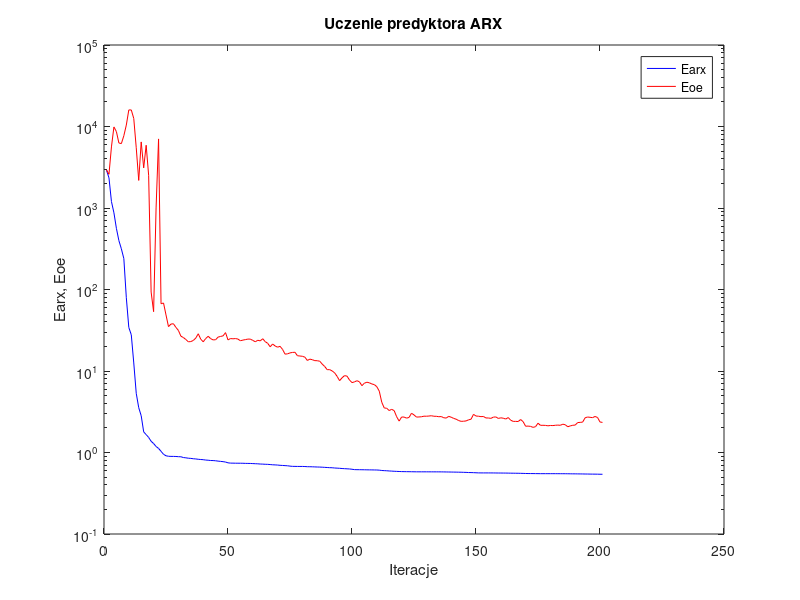
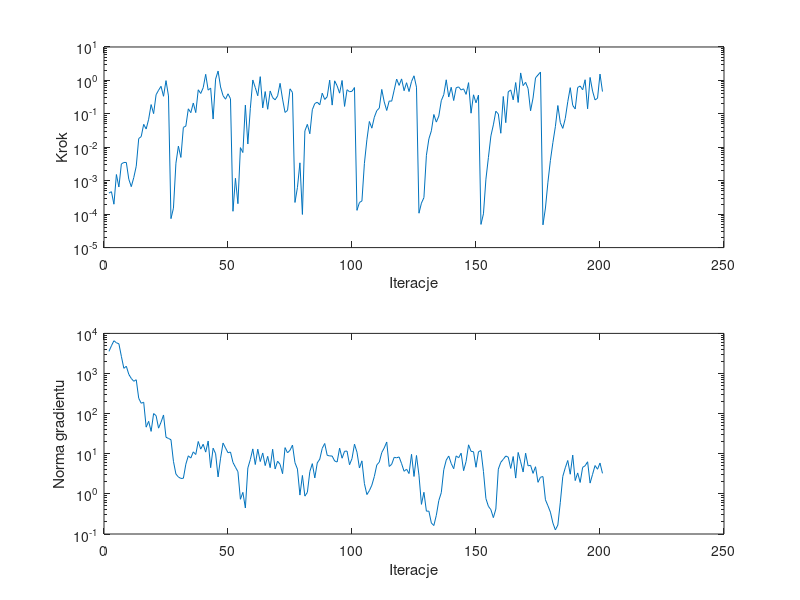

The MATLAB source for these figures, in order:
%uczenie predyktora arx
clear all;
n=0; farx(n+1)=2.910361e+003; foe(n+1)=2.950651e+003; wspucz(n+1)=0.000000e+000; ng(n+1)=0.000000e+000;
%odnowa zmiennej metryki
n=1; farx(n+1)=2.347001e+003; foe(n+1)=2.590004e+003; krok(n+1)=4.270496e-004; ng(n+1)=3.567124e+003;
n=2; farx(n+1)=1.200644e+003; foe(n+1)=5.620387e+003; krok(n+1)=4.698128e-004; ng(n+1)=4.915613e+003;
n=3; farx(n+1)=8.731128e+002; foe(n+1)=9.882337e+003; krok(n+1)=1.985317e-004; ng(n+1)=6.565029e+003;
n=4; farx(n+1)=5.624177e+002; foe(n+1)=8.653136e+003; krok(n+1)=1.532691e-003; ng(n+1)=5.831188e+003;
n=5; farx(n+1)=3.981601e+002; foe(n+1)=6.278401e+003; krok(n+1)=6.497382e-004; ng(n+1)=5.511317e+003;
n=6; farx(n+1)=3.157417e+002; foe(n+1)=6.168262e+003; krok(n+1)=3.174920e-003; ng(n+1)=2.685925e+003;
n=7; farx(n+1)=2.394752e+002; foe(n+1)=7.707087e+003; krok(n+1)=3.516052e-003; ng(n+1)=1.348056e+003;
n=8; farx(n+1)=7.926600e+001; foe(n+1)=1.042362e+004; krok(n+1)=3.516052e-003; ng(n+1)=1.517677e+003;
n=9; farx(n+1)=3.422529e+001; foe(n+1)=1.596965e+004; krok(n+1)=1.106947e-003; ng(n+1)=9.523938e+002;
n=10; farx(n+1)=2.783790e+001; foe(n+1)=1.596618e+004; krok(n+1)=6.650130e-004; ng(n+1)=7.533452e+002;
n=11; farx(n+1)=1.255759e+001; foe(n+1)=1.255037e+004; krok(n+1)=1.241080e-003; ng(n+1)=6.416444e+002;
n=12; farx(n+1)=5.323208e+000; foe(n+1)=5.485202e+003; krok(n+1)=2.716773e-003; ng(n+1)=6.986285e+002;
n=13; farx(n+1)=3.548438e+000; foe(n+1)=2.180683e+003; krok(n+1)=1.830045e-002; ng(n+1)=2.410789e+002;
n=14; farx(n+1)=2.824121e+000; foe(n+1)=6.469543e+003; krok(n+1)=2.085811e-002; ng(n+1)=1.815758e+002;
n=15; farx(n+1)=1.789961e+000; foe(n+1)=3.104888e+003; krok(n+1)=4.858193e-002; ng(n+1)=1.925115e+002;
n=16; farx(n+1)=1.658313e+000; foe(n+1)=5.890570e+003; krok(n+1)=3.522595e-002; ng(n+1)=4.603345e+001;
n=17; farx(n+1)=1.530570e+000; foe(n+1)=2.516425e+003; krok(n+1)=6.900644e-002; ng(n+1)=6.433974e+001;
n=18; farx(n+1)=1.373352e+000; foe(n+1)=9.315272e+001; krok(n+1)=1.892883e-001; ng(n+1)=3.612308e+001;
n=19; farx(n+1)=1.287730e+000; foe(n+1)=5.346861e+001; krok(n+1)=1.015974e-001; ng(n+1)=1.003209e+002;
n=20; farx(n+1)=1.185007e+000; foe(n+1)=1.001878e+003; krok(n+1)=3.730916e-001; ng(n+1)=8.934265e+001;
n=21; farx(n+1)=1.121830e+000; foe(n+1)=7.041423e+003; krok(n+1)=5.086203e-001; ng(n+1)=4.344666e+001;
n=22; farx(n+1)=1.034102e+000; foe(n+1)=6.682068e+001; krok(n+1)=6.674447e-001; ng(n+1)=6.117683e+001;
n=23; farx(n+1)=9.504660e-001; foe(n+1)=6.830828e+001; krok(n+1)=3.355407e-001; ng(n+1)=9.259921e+001;
n=24; farx(n+1)=9.117802e-001; foe(n+1)=4.875942e+001; krok(n+1)=9.859540e-001; ng(n+1)=2.580233e+001;
n=25; farx(n+1)=8.989224e-001; foe(n+1)=3.502865e+001; krok(n+1)=3.435737e-001; ng(n+1)=2.405893e+001;
%odnowa zmiennej metryki
n=26; farx(n+1)=8.960688e-001; foe(n+1)=3.765785e+001; krok(n+1)=7.338792e-005; ng(n+1)=2.238426e+001;
n=27; farx(n+1)=8.956802e-001; foe(n+1)=3.801240e+001; krok(n+1)=1.509575e-004; ng(n+1)=6.482526e+000;
n=28; farx(n+1)=8.936880e-001; foe(n+1)=3.427771e+001; krok(n+1)=3.340564e-003; ng(n+1)=3.120528e+000;
n=29; farx(n+1)=8.884269e-001; foe(n+1)=3.149107e+001; krok(n+1)=1.082825e-002; ng(n+1)=2.631174e+000;
n=30; farx(n+1)=8.867737e-001; foe(n+1)=2.674542e+001; krok(n+1)=4.974973e-003; ng(n+1)=2.426741e+000;
n=31; farx(n+1)=8.676099e-001; foe(n+1)=2.575936e+001; krok(n+1)=3.933136e-002; ng(n+1)=2.446773e+000;
n=32; farx(n+1)=8.604824e-001; foe(n+1)=2.435457e+001; krok(n+1)=4.305393e-002; ng(n+1)=5.495451e+000;
n=33; farx(n+1)=8.509571e-001; foe(n+1)=2.282375e+001; krok(n+1)=1.414327e-001; ng(n+1)=8.891894e+000;
n=34; farx(n+1)=8.468672e-001; foe(n+1)=2.296276e+001; krok(n+1)=1.084302e-001; ng(n+1)=7.811548e+000;
n=35; farx(n+1)=8.385080e-001; foe(n+1)=2.369038e+001; krok(n+1)=2.106628e-001; ng(n+1)=1.114939e+001;
n=36; farx(n+1)=8.335390e-001; foe(n+1)=2.535394e+001; krok(n+1)=1.091056e-001; ng(n+1)=9.580185e+000;
n=37; farx(n+1)=8.256872e-001; foe(n+1)=2.863472e+001; krok(n+1)=5.242150e-001; ng(n+1)=2.022474e+001;
n=38; farx(n+1)=8.205092e-001; foe(n+1)=2.460585e+001; krok(n+1)=4.063898e-001; ng(n+1)=1.304864e+001;
n=39; farx(n+1)=8.166737e-001; foe(n+1)=2.281244e+001; krok(n+1)=6.063266e-001; ng(n+1)=1.724344e+001;
n=40; farx(n+1)=8.079085e-001; foe(n+1)=2.500897e+001; krok(n+1)=1.522162e+000; ng(n+1)=1.099171e+001;
n=41; farx(n+1)=8.040346e-001; foe(n+1)=2.667547e+001; krok(n+1)=5.122170e-001; ng(n+1)=2.077057e+001;
n=42; farx(n+1)=7.976334e-001; foe(n+1)=2.496776e+001; krok(n+1)=5.902321e-001; ng(n+1)=4.495614e+000;
n=43; farx(n+1)=7.965353e-001; foe(n+1)=2.406645e+001; krok(n+1)=6.995615e-002; ng(n+1)=1.378112e+001;
n=44; farx(n+1)=7.916432e-001; foe(n+1)=2.419229e+001; krok(n+1)=1.096368e+000; ng(n+1)=1.002563e+001;
n=45; farx(n+1)=7.840781e-001; foe(n+1)=2.605569e+001; krok(n+1)=1.905355e+000; ng(n+1)=2.645120e+000;
n=46; farx(n+1)=7.781623e-001; foe(n+1)=2.654866e+001; krok(n+1)=6.367965e-001; ng(n+1)=7.751913e+000;
n=47; farx(n+1)=7.724529e-001; foe(n+1)=2.698115e+001; krok(n+1)=3.505976e-001; ng(n+1)=1.851077e+001;
n=48; farx(n+1)=7.636376e-001; foe(n+1)=2.956973e+001; krok(n+1)=2.740921e-001; ng(n+1)=1.393262e+001;
n=49; farx(n+1)=7.471093e-001; foe(n+1)=2.406964e+001; krok(n+1)=3.985391e-001; ng(n+1)=1.060571e+001;
n=50; farx(n+1)=7.408910e-001; foe(n+1)=2.502396e+001; krok(n+1)=2.828655e-001; ng(n+1)=1.103986e+001;
%odnowa zmiennej metryki
n=51; farx(n+1)=7.405275e-001; foe(n+1)=2.482729e+001; krok(n+1)=1.220198e-004; ng(n+1)=6.082127e+000;
n=52; farx(n+1)=7.390400e-001; foe(n+1)=2.501333e+001; krok(n+1)=1.184603e-003; ng(n+1)=4.623493e+000;
n=53; farx(n+1)=7.388787e-001; foe(n+1)=2.466302e+001; krok(n+1)=2.057254e-004; ng(n+1)=3.576901e+000;
n=54; farx(n+1)=7.384587e-001; foe(n+1)=2.349663e+001; krok(n+1)=9.787859e-003; ng(n+1)=7.342455e-001;
n=55; farx(n+1)=7.378324e-001; foe(n+1)=2.395071e+001; krok(n+1)=6.971205e-003; ng(n+1)=1.091577e+000;
n=56; farx(n+1)=7.354948e-001; foe(n+1)=2.426829e+001; krok(n+1)=1.827549e-001; ng(n+1)=4.448225e-001;
n=57; farx(n+1)=7.347312e-001; foe(n+1)=2.463791e+001; krok(n+1)=1.254988e-002; ng(n+1)=4.419006e+000;
n=58; farx(n+1)=7.338788e-001; foe(n+1)=2.461147e+001; krok(n+1)=1.438191e-001; ng(n+1)=7.181345e+000;
n=59; farx(n+1)=7.313151e-001; foe(n+1)=2.375343e+001; krok(n+1)=1.031099e+000; ng(n+1)=1.321284e+001;
n=60; farx(n+1)=7.287036e-001; foe(n+1)=2.283579e+001; krok(n+1)=6.115403e-001; ng(n+1)=5.393119e+000;
n=61; farx(n+1)=7.265503e-001; foe(n+1)=2.382431e+001; krok(n+1)=3.477470e-001; ng(n+1)=1.298423e+001;
n=62; farx(n+1)=7.220746e-001; foe(n+1)=2.343147e+001; krok(n+1)=1.295594e+000; ng(n+1)=6.403418e+000;
n=63; farx(n+1)=7.202653e-001; foe(n+1)=2.488099e+001; krok(n+1)=1.511586e-001; ng(n+1)=1.046657e+001;
n=64; farx(n+1)=7.170749e-001; foe(n+1)=2.292388e+001; krok(n+1)=4.641165e-001; ng(n+1)=5.070160e+000;
n=65; farx(n+1)=7.156925e-001; foe(n+1)=2.187440e+001; krok(n+1)=1.370460e-001; ng(n+1)=8.629098e+000;
n=66; farx(n+1)=7.115389e-001; foe(n+1)=1.982500e+001; krok(n+1)=4.837349e-001; ng(n+1)=4.505748e+000;
n=67; farx(n+1)=7.067160e-001; foe(n+1)=2.143539e+001; krok(n+1)=3.060754e-001; ng(n+1)=1.295615e+001;
n=68; farx(n+1)=7.045880e-001; foe(n+1)=2.028861e+001; krok(n+1)=2.625380e-001; ng(n+1)=4.179507e+000;
n=69; farx(n+1)=7.014530e-001; foe(n+1)=1.960040e+001; krok(n+1)=3.450079e-001; ng(n+1)=6.533694e+000;
n=70; farx(n+1)=6.963333e-001; foe(n+1)=2.009000e+001; krok(n+1)=8.181022e-001; ng(n+1)=5.435674e+000;
n=71; farx(n+1)=6.934835e-001; foe(n+1)=1.839974e+001; krok(n+1)=2.767539e-001; ng(n+1)=3.186984e+000;
n=72; farx(n+1)=6.902155e-001; foe(n+1)=1.610670e+001; krok(n+1)=1.101559e-001; ng(n+1)=1.422335e+001;
n=73; farx(n+1)=6.872900e-001; foe(n+1)=1.624054e+001; krok(n+1)=1.269153e-001; ng(n+1)=1.056367e+001;
n=74; farx(n+1)=6.805828e-001; foe(n+1)=1.667532e+001; krok(n+1)=5.600723e-001; ng(n+1)=1.220165e+001;
n=75; farx(n+1)=6.760800e-001; foe(n+1)=1.689610e+001; krok(n+1)=4.363377e-001; ng(n+1)=1.647378e+001;
%odnowa zmiennej metryki
n=76; farx(n+1)=6.755412e-001; foe(n+1)=1.697499e+001; krok(n+1)=2.239059e-004; ng(n+1)=5.999847e+000;
n=77; farx(n+1)=6.747642e-001; foe(n+1)=1.539645e+001; krok(n+1)=6.277808e-004; ng(n+1)=4.154460e+000;
n=78; farx(n+1)=6.745768e-001; foe(n+1)=1.527094e+001; krok(n+1)=3.427028e-003; ng(n+1)=9.336083e-001;
n=79; farx(n+1)=6.745341e-001; foe(n+1)=1.515846e+001; krok(n+1)=9.798800e-005; ng(n+1)=2.881833e+000;
n=80; farx(n+1)=6.730129e-001; foe(n+1)=1.477939e+001; krok(n+1)=3.096333e-002; ng(n+1)=8.787427e-001;
n=81; farx(n+1)=6.695633e-001; foe(n+1)=1.347131e+001; krok(n+1)=4.852216e-002; ng(n+1)=1.090036e+000;
n=82; farx(n+1)=6.691026e-001; foe(n+1)=1.398699e+001; krok(n+1)=2.541206e-002; ng(n+1)=3.609634e+000;
n=83; farx(n+1)=6.677414e-001; foe(n+1)=1.376094e+001; krok(n+1)=1.329187e-001; ng(n+1)=5.671001e+000;
n=84; farx(n+1)=6.657540e-001; foe(n+1)=1.340307e+001; krok(n+1)=2.039901e-001; ng(n+1)=2.501616e+000;
n=85; farx(n+1)=6.638161e-001; foe(n+1)=1.337770e+001; krok(n+1)=2.230612e-001; ng(n+1)=5.928310e+000;
n=86; farx(n+1)=6.626273e-001; foe(n+1)=1.317273e+001; krok(n+1)=1.865458e-001; ng(n+1)=7.337305e+000;
n=87; farx(n+1)=6.601971e-001; foe(n+1)=1.214900e+001; krok(n+1)=4.158012e-001; ng(n+1)=1.367434e+001;
n=88; farx(n+1)=6.572675e-001; foe(n+1)=1.135388e+001; krok(n+1)=2.693452e-001; ng(n+1)=1.803332e+001;
n=89; farx(n+1)=6.544474e-001; foe(n+1)=1.037861e+001; krok(n+1)=3.262230e-001; ng(n+1)=9.120879e+000;
n=90; farx(n+1)=6.513272e-001; foe(n+1)=1.039666e+001; krok(n+1)=1.020283e+000; ng(n+1)=8.844456e+000;
n=91; farx(n+1)=6.501444e-001; foe(n+1)=1.001888e+001; krok(n+1)=1.827549e-001; ng(n+1)=8.774236e+000;
n=92; farx(n+1)=6.453950e-001; foe(n+1)=9.490735e+000; krok(n+1)=9.725754e-001; ng(n+1)=6.609781e+000;
n=93; farx(n+1)=6.428946e-001; foe(n+1)=8.586935e+000; krok(n+1)=6.888628e-001; ng(n+1)=6.224067e+000;
n=94; farx(n+1)=6.399958e-001; foe(n+1)=7.609797e+000; krok(n+1)=4.158012e-001; ng(n+1)=1.380384e+001;
n=95; farx(n+1)=6.360232e-001; foe(n+1)=8.262494e+000; krok(n+1)=9.959478e-001; ng(n+1)=7.736435e+000;
n=96; farx(n+1)=6.333436e-001; foe(n+1)=8.777062e+000; krok(n+1)=1.668612e-001; ng(n+1)=1.154448e+001;
n=97; farx(n+1)=6.306684e-001; foe(n+1)=8.648195e+000; krok(n+1)=5.281352e-001; ng(n+1)=1.164897e+001;
n=98; farx(n+1)=6.282686e-001; foe(n+1)=7.740505e+000; krok(n+1)=4.587901e-001; ng(n+1)=5.315457e+000;
n=99; farx(n+1)=6.230369e-001; foe(n+1)=7.204777e+000; krok(n+1)=4.726961e-001; ng(n+1)=7.595896e+000;
n=100; farx(n+1)=6.166145e-001; foe(n+1)=7.353617e+000; krok(n+1)=6.122388e-001; ng(n+1)=1.735929e+001;
%odnowa zmiennej metryki
n=101; farx(n+1)=6.155630e-001; foe(n+1)=7.603121e+000; krok(n+1)=1.300621e-004; ng(n+1)=1.096223e+001;
n=102; farx(n+1)=6.152333e-001; foe(n+1)=7.365480e+000; krok(n+1)=2.232764e-004; ng(n+1)=4.416456e+000;
n=103; farx(n+1)=6.145781e-001; foe(n+1)=6.610047e+000; krok(n+1)=2.478815e-004; ng(n+1)=6.657663e+000;
n=104; farx(n+1)=6.139343e-001; foe(n+1)=7.090927e+000; krok(n+1)=3.303309e-003; ng(n+1)=1.807022e+000;
n=105; farx(n+1)=6.129111e-001; foe(n+1)=7.284435e+000; krok(n+1)=1.672561e-002; ng(n+1)=9.618360e-001;
n=106; farx(n+1)=6.122744e-001; foe(n+1)=7.165253e+000; krok(n+1)=5.918252e-002; ng(n+1)=1.202650e+000;
n=107; farx(n+1)=6.116689e-001; foe(n+1)=6.931650e+000; krok(n+1)=3.731451e-002; ng(n+1)=1.647926e+000;
n=108; farx(n+1)=6.108028e-001; foe(n+1)=6.806092e+000; krok(n+1)=7.925655e-002; ng(n+1)=2.708318e+000;
n=109; farx(n+1)=6.100427e-001; foe(n+1)=6.423397e+000; krok(n+1)=1.251841e-001; ng(n+1)=5.263902e+000;
n=110; farx(n+1)=6.073779e-001; foe(n+1)=5.657089e+000; krok(n+1)=1.484981e-001; ng(n+1)=6.187559e+000;
n=111; farx(n+1)=6.016416e-001; foe(n+1)=4.131457e+000; krok(n+1)=5.378226e-001; ng(n+1)=1.072491e+001;
n=112; farx(n+1)=5.990600e-001; foe(n+1)=3.518984e+000; krok(n+1)=2.272257e-001; ng(n+1)=1.398663e+001;
n=113; farx(n+1)=5.968676e-001; foe(n+1)=3.490794e+000; krok(n+1)=1.261335e-001; ng(n+1)=1.962257e+001;
n=114; farx(n+1)=5.935817e-001; foe(n+1)=3.271586e+000; krok(n+1)=2.427388e-001; ng(n+1)=4.822345e+000;
n=115; farx(n+1)=5.911986e-001; foe(n+1)=3.388587e+000; krok(n+1)=2.394184e-001; ng(n+1)=5.462640e+000;
n=116; farx(n+1)=5.885802e-001; foe(n+1)=3.263932e+000; krok(n+1)=5.115815e-001; ng(n+1)=8.135417e+000;
n=117; farx(n+1)=5.866835e-001; foe(n+1)=2.748183e+000; krok(n+1)=1.096368e+000; ng(n+1)=7.937135e+000;
n=118; farx(n+1)=5.848668e-001; foe(n+1)=2.429658e+000; krok(n+1)=7.101669e-001; ng(n+1)=8.322947e+000;
n=119; farx(n+1)=5.831364e-001; foe(n+1)=2.724652e+000; krok(n+1)=1.109668e+000; ng(n+1)=5.660834e+000;
n=120; farx(n+1)=5.825231e-001; foe(n+1)=2.721959e+000; krok(n+1)=4.930774e-001; ng(n+1)=3.656033e+000;
n=121; farx(n+1)=5.818503e-001; foe(n+1)=2.641473e+000; krok(n+1)=8.536620e-001; ng(n+1)=4.124427e+000;
n=122; farx(n+1)=5.815191e-001; foe(n+1)=2.692923e+000; krok(n+1)=4.641165e-001; ng(n+1)=3.212001e+000;
n=123; farx(n+1)=5.808513e-001; foe(n+1)=3.032416e+000; krok(n+1)=9.270274e-001; ng(n+1)=9.695821e+000;
n=124; farx(n+1)=5.801047e-001; foe(n+1)=2.891972e+000; krok(n+1)=1.374295e+000; ng(n+1)=2.717231e+000;
n=125; farx(n+1)=5.794890e-001; foe(n+1)=2.720625e+000; krok(n+1)=6.287558e-001; ng(n+1)=9.069141e+000;
%odnowa zmiennej metryki
n=126; farx(n+1)=5.794121e-001; foe(n+1)=2.730276e+000; krok(n+1)=1.067624e-004; ng(n+1)=2.923480e+000;
n=127; farx(n+1)=5.794071e-001; foe(n+1)=2.745113e+000; krok(n+1)=2.141564e-004; ng(n+1)=5.480333e-001;
n=128; farx(n+1)=5.793876e-001; foe(n+1)=2.790790e+000; krok(n+1)=3.125285e-004; ng(n+1)=1.095882e+000;
n=129; farx(n+1)=5.793323e-001; foe(n+1)=2.785849e+000; krok(n+1)=5.770731e-003; ng(n+1)=3.708925e-001;
n=130; farx(n+1)=5.791488e-001; foe(n+1)=2.802044e+000; krok(n+1)=1.785641e-002; ng(n+1)=3.713986e-001;
n=131; farx(n+1)=5.790930e-001; foe(n+1)=2.826000e+000; krok(n+1)=3.112854e-002; ng(n+1)=1.880587e-001;
n=132; farx(n+1)=5.789551e-001; foe(n+1)=2.784407e+000; krok(n+1)=9.571557e-002; ng(n+1)=1.625127e-001;
n=133; farx(n+1)=5.788577e-001; foe(n+1)=2.781989e+000; krok(n+1)=5.671128e-002; ng(n+1)=2.928941e-001;
n=134; farx(n+1)=5.787814e-001; foe(n+1)=2.748233e+000; krok(n+1)=8.571529e-002; ng(n+1)=6.817636e-001;
n=135; farx(n+1)=5.784534e-001; foe(n+1)=2.761406e+000; krok(n+1)=2.477256e-001; ng(n+1)=1.072908e+000;
n=136; farx(n+1)=5.779385e-001; foe(n+1)=2.670626e+000; krok(n+1)=3.749470e-001; ng(n+1)=3.990772e+000;
n=137; farx(n+1)=5.771202e-001; foe(n+1)=2.644655e+000; krok(n+1)=1.043878e+000; ng(n+1)=6.945388e+000;
n=138; farx(n+1)=5.764649e-001; foe(n+1)=2.779667e+000; krok(n+1)=3.185792e-001; ng(n+1)=8.784412e+000;
n=139; farx(n+1)=5.757165e-001; foe(n+1)=2.708461e+000; krok(n+1)=6.239201e-001; ng(n+1)=5.735152e+000;
n=140; farx(n+1)=5.749461e-001; foe(n+1)=2.621683e+000; krok(n+1)=2.504009e-001; ng(n+1)=4.232184e+000;
n=141; farx(n+1)=5.743564e-001; foe(n+1)=2.561749e+000; krok(n+1)=6.046342e-001; ng(n+1)=8.847433e+000;
n=142; farx(n+1)=5.734349e-001; foe(n+1)=2.466450e+000; krok(n+1)=6.400584e-001; ng(n+1)=7.946928e+000;
n=143; farx(n+1)=5.728009e-001; foe(n+1)=2.412181e+000; krok(n+1)=5.178922e-001; ng(n+1)=1.033336e+001;
n=144; farx(n+1)=5.710902e-001; foe(n+1)=2.420244e+000; krok(n+1)=5.600723e-001; ng(n+1)=3.788320e+000;
n=145; farx(n+1)=5.702431e-001; foe(n+1)=2.440068e+000; krok(n+1)=3.825314e-001; ng(n+1)=6.440027e+000;
n=146; farx(n+1)=5.677659e-001; foe(n+1)=2.517370e+000; krok(n+1)=8.576098e-001; ng(n+1)=1.670955e+001;
n=147; farx(n+1)=5.671936e-001; foe(n+1)=2.560382e+000; krok(n+1)=1.046893e-001; ng(n+1)=1.147306e+001;
n=148; farx(n+1)=5.658881e-001; foe(n+1)=2.939294e+000; krok(n+1)=3.713045e-001; ng(n+1)=1.124895e+001;
n=149; farx(n+1)=5.640642e-001; foe(n+1)=2.803003e+000; krok(n+1)=2.144024e-001; ng(n+1)=4.608307e+000;
n=150; farx(n+1)=5.622982e-001; foe(n+1)=2.787249e+000; krok(n+1)=3.644735e-001; ng(n+1)=1.126768e+001;
%odnowa zmiennej metryki
n=151; farx(n+1)=5.618589e-001; foe(n+1)=2.754903e+000; krok(n+1)=4.937118e-005; ng(n+1)=1.200792e+001;
n=152; farx(n+1)=5.617947e-001; foe(n+1)=2.766998e+000; krok(n+1)=1.022356e-004; ng(n+1)=3.628444e+000;
n=153; farx(n+1)=5.617585e-001; foe(n+1)=2.653342e+000; krok(n+1)=1.116025e-003; ng(n+1)=7.623955e-001;
n=154; farx(n+1)=5.616918e-001; foe(n+1)=2.652601e+000; krok(n+1)=4.938447e-003; ng(n+1)=4.904206e-001;
n=155; farx(n+1)=5.615247e-001; foe(n+1)=2.622164e+000; krok(n+1)=2.183177e-002; ng(n+1)=4.037210e-001;
n=156; farx(n+1)=5.613518e-001; foe(n+1)=2.717091e+000; krok(n+1)=4.681906e-002; ng(n+1)=2.560754e-001;
n=157; farx(n+1)=5.607086e-001; foe(n+1)=2.733262e+000; krok(n+1)=1.199487e-001; ng(n+1)=4.187893e-001;
n=158; farx(n+1)=5.602222e-001; foe(n+1)=2.618057e+000; krok(n+1)=9.907791e-002; ng(n+1)=4.137125e+000;
n=159; farx(n+1)=5.599490e-001; foe(n+1)=2.664955e+000; krok(n+1)=2.629130e-002; ng(n+1)=6.137996e+000;
n=160; farx(n+1)=5.595277e-001; foe(n+1)=2.634808e+000; krok(n+1)=3.311156e-001; ng(n+1)=7.267102e+000;
n=161; farx(n+1)=5.592787e-001; foe(n+1)=2.574030e+000; krok(n+1)=5.454222e-002; ng(n+1)=8.786436e+000;
n=162; farx(n+1)=5.585586e-001; foe(n+1)=2.684713e+000; krok(n+1)=4.556164e-001; ng(n+1)=8.240168e+000;
n=163; farx(n+1)=5.576337e-001; foe(n+1)=2.489737e+000; krok(n+1)=5.191100e-001; ng(n+1)=4.312016e+000;
n=164; farx(n+1)=5.572290e-001; foe(n+1)=2.409191e+000; krok(n+1)=2.624788e-001; ng(n+1)=8.537129e+000;
n=165; farx(n+1)=5.565854e-001; foe(n+1)=2.409659e+000; krok(n+1)=8.635342e-001; ng(n+1)=2.477109e+000;
n=166; farx(n+1)=5.562252e-001; foe(n+1)=2.399501e+000; krok(n+1)=2.193298e-001; ng(n+1)=1.078238e+001;
n=167; farx(n+1)=5.551590e-001; foe(n+1)=2.538276e+000; krok(n+1)=1.675028e+000; ng(n+1)=6.320089e+000;
n=168; farx(n+1)=5.541080e-001; foe(n+1)=2.389664e+000; krok(n+1)=6.986165e-001; ng(n+1)=3.513246e+000;
n=169; farx(n+1)=5.527868e-001; foe(n+1)=2.100858e+000; krok(n+1)=8.773192e-001; ng(n+1)=1.033526e+001;
n=170; farx(n+1)=5.520004e-001; foe(n+1)=2.109323e+000; krok(n+1)=5.695627e-001; ng(n+1)=4.992413e+000;
n=171; farx(n+1)=5.516270e-001; foe(n+1)=2.092534e+000; krok(n+1)=1.237945e-001; ng(n+1)=5.157509e+000;
n=172; farx(n+1)=5.514193e-001; foe(n+1)=2.035015e+000; krok(n+1)=2.974827e-001; ng(n+1)=3.242507e+000;
n=173; farx(n+1)=5.508662e-001; foe(n+1)=2.073098e+000; krok(n+1)=1.191322e+000; ng(n+1)=4.750142e+000;
n=174; farx(n+1)=5.504551e-001; foe(n+1)=2.286666e+000; krok(n+1)=1.454604e+000; ng(n+1)=1.941380e+000;
n=175; farx(n+1)=5.499440e-001; foe(n+1)=2.154053e+000; krok(n+1)=1.778590e+000; ng(n+1)=2.605541e+000;
%odnowa zmiennej metryki
n=176; farx(n+1)=5.499240e-001; foe(n+1)=2.157568e+000; krok(n+1)=4.789661e-005; ng(n+1)=2.701659e+000;
n=177; farx(n+1)=5.499195e-001; foe(n+1)=2.150648e+000; krok(n+1)=1.526551e-004; ng(n+1)=7.116088e-001;
n=178; farx(n+1)=5.499068e-001; foe(n+1)=2.125761e+000; krok(n+1)=9.053002e-004; ng(n+1)=5.056531e-001;
n=179; farx(n+1)=5.498794e-001; foe(n+1)=2.145888e+000; krok(n+1)=4.065324e-003; ng(n+1)=3.505947e-001;
n=180; farx(n+1)=5.498504e-001; foe(n+1)=2.139615e+000; krok(n+1)=1.381076e-002; ng(n+1)=1.884299e-001;
n=181; farx(n+1)=5.498160e-001; foe(n+1)=2.158221e+000; krok(n+1)=4.134280e-002; ng(n+1)=1.263868e-001;
n=182; farx(n+1)=5.495615e-001; foe(n+1)=2.169528e+000; krok(n+1)=1.775417e-001; ng(n+1)=1.673755e-001;
n=183; farx(n+1)=5.493382e-001; foe(n+1)=2.156538e+000; krok(n+1)=5.421512e-002; ng(n+1)=6.184283e-001;
n=184; farx(n+1)=5.491953e-001; foe(n+1)=2.225188e+000; krok(n+1)=3.678347e-002; ng(n+1)=2.732210e+000;
n=185; farx(n+1)=5.490106e-001; foe(n+1)=2.190378e+000; krok(n+1)=7.280720e-002; ng(n+1)=4.478646e+000;
n=186; farx(n+1)=5.485164e-001; foe(n+1)=2.069788e+000; krok(n+1)=2.301336e-001; ng(n+1)=6.796829e+000;
n=187; farx(n+1)=5.478652e-001; foe(n+1)=2.119583e+000; krok(n+1)=6.077026e-001; ng(n+1)=3.086838e+000;
n=188; farx(n+1)=5.473210e-001; foe(n+1)=2.157962e+000; krok(n+1)=1.794664e-001; ng(n+1)=9.261195e+000;
n=189; farx(n+1)=5.471494e-001; foe(n+1)=2.171343e+000; krok(n+1)=1.399123e-001; ng(n+1)=2.147288e+000;
n=190; farx(n+1)=5.465168e-001; foe(n+1)=2.329630e+000; krok(n+1)=6.152787e-001; ng(n+1)=3.329569e+000;
n=191; farx(n+1)=5.460240e-001; foe(n+1)=2.342626e+000; krok(n+1)=6.807263e-001; ng(n+1)=1.926602e+000;
n=192; farx(n+1)=5.455383e-001; foe(n+1)=2.359728e+000; krok(n+1)=5.249576e-001; ng(n+1)=4.584492e+000;
n=193; farx(n+1)=5.446155e-001; foe(n+1)=2.669287e+000; krok(n+1)=1.047159e+000; ng(n+1)=5.020094e+000;
n=194; farx(n+1)=5.443622e-001; foe(n+1)=2.724529e+000; krok(n+1)=1.416892e-001; ng(n+1)=6.312923e+000;
n=195; farx(n+1)=5.434598e-001; foe(n+1)=2.702813e+000; krok(n+1)=1.227563e+000; ng(n+1)=1.857594e+000;
n=196; farx(n+1)=5.429345e-001; foe(n+1)=2.676471e+000; krok(n+1)=4.803814e-001; ng(n+1)=3.063867e+000;
n=197; farx(n+1)=5.426745e-001; foe(n+1)=2.768047e+000; krok(n+1)=2.615920e-001; ng(n+1)=5.087272e+000;
n=198; farx(n+1)=5.420765e-001; foe(n+1)=2.689904e+000; krok(n+1)=2.920744e-001; ng(n+1)=4.112321e+000;
n=199; farx(n+1)=5.411200e-001; foe(n+1)=2.367787e+000; krok(n+1)=1.546899e+000; ng(n+1)=5.868515e+000;
n=200; farx(n+1)=5.406651e-001; foe(n+1)=2.339903e+000; krok(n+1)=4.641165e-001; ng(n+1)=3.249110e+000;

figure; semilogy(farx,'b'); hold on; semilogy(foe,'r'); xlabel('Iteracje'); ylabel('Earx, Eoe'); legend('Earx','Eoe'); title('Uczenie predyktora ARX');
figure; subplot(2,1,1); semilogy(krok); xlabel('Iteracje'); ylabel('Krok');
subplot(2,1,2); semilogy(ng); xlabel('Iteracje'); ylabel('Norma gradientu');
Earx=farx(n+1)
Eoe=foe(n+1)
